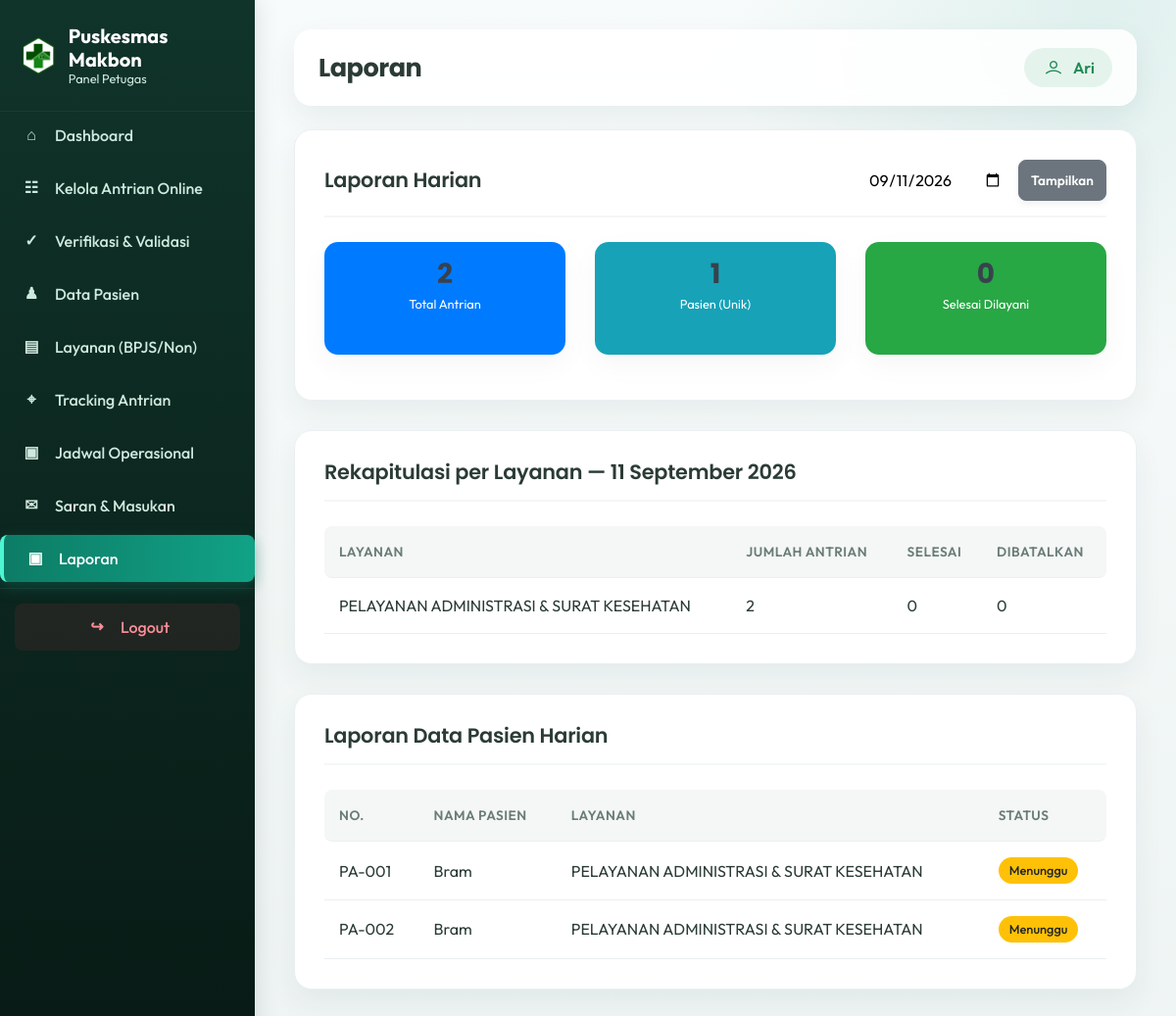
Screenshot of /petugas/laporan.php?tanggal=2026-09-11 (signed in) with the database file from the repository.
### tables this page shows
CREATE TABLE `antrian_online` (
  `id_antrian` int NOT NULL,
  `nama_pasien` varchar(100) NOT NULL,
  `no_hp` varchar(20) DEFAULT NULL,
  `alamat` text,
  `id_layanan` int DEFAULT NULL,
  `layanan` varchar(100) DEFAULT NULL,
  `tanggal_antrian` date NOT NULL,
  `nomor_antrian` int NOT NULL,
  `status` enum('Menunggu','Diproses','Selesai','Dibatalkan') NOT NULL DEFAULT 'Menunggu',
  `id_petugas` int DEFAULT NULL,
  `created_at` timestamp NULL DEFAULT CURRENT_TIMESTAMP
);

### petugas/laporan.php (the view, shortened to what this page needs)
<?php
require_once __DIR__ . '/../config/database.php';
$tanggal = trim($_GET['tanggal'] ?? date('Y-m-d'));
$stmt = $pdo->prepare("SELECT * FROM antrian_online WHERE tanggal_antrian = ? ORDER BY nomor_antrian ASC");
$stmt->execute([$tanggal]);
$antrianHarian = $stmt->fetchAll();
$rekapLayanan = $pdo->prepare(
    "SELECT layanan, COUNT(*) AS jumlah,
     SUM(CASE WHEN status='Selesai' THEN 1 ELSE 0 END) AS selesai,
     SUM(CASE WHEN status='Dibatalkan' THEN 1 ELSE 0 END) AS batal
     FROM antrian_online WHERE tanggal_antrian = ? GROUP BY layanan"
);
$rekapLayanan->execute([$tanggal]);
$rekap = $rekapLayanan->fetchAll();
$totalPasienUnik = $pdo->prepare("SELECT COUNT(DISTINCT nama_pasien) c FROM antrian_online WHERE tanggal_antrian = ?");
$totalPasienUnik->execute([$tanggal]);
$totalPasien = $totalPasienUnik->fetch()['c'];
require_once __DIR__ . '/includes/layout_top.php';
?>
<div class="panel">
    <div class="panel-head">
        <h2>Laporan Harian</h2>
        <form method="GET" style="display:flex;gap:8px;">
            <input type="date" name="tanggal" value="<?= clean($tanggal) ?>" style="padding:8px;border:1px solid var(--border);border-radius:6px;">
            <button type="submit" class="btn btn-secondary btn-sm">Tampilkan</button>
        </form>
    </div>
    <div class="row mt-3">
        <div class="col-md-4 mb-3">
            <div class="card text-white bg-primary h-100 shadow-sm border-0">
                <div class="card-body p-3 text-center">
                    <h3 class="mb-0"><?= count($antrianHarian) ?></h3>
                    <small>Total Antrian</small>
                </div>
            </div>
        </div>
        <div class="col-md-4 mb-3">
            <div class="card text-white bg-info h-100 shadow-sm border-0">
                <div class="card-body p-3 text-center">
                    <h3 class="mb-0"><?= $totalPasien ?></h3>
                    <small>Pasien (Unik)</small>
                </div>
            </div>
        </div>
        <div class="col-md-4 mb-3">
            <div class="card text-white bg-success h-100 shadow-sm border-0">
                <div class="card-body p-3 text-center">
                    <h3 class="mb-0"><?= count(array_filter($antrianHarian, fn($a) => $a['status']==='Selesai')) ?></h3>
                    <small>Selesai Dilayani</small>
                </div>
            </div>
        </div>
    </div>
</div>
<div class="panel">
    <div class="panel-head"><h2>Rekapitulasi per Layanan — <?= tanggal_indo($tanggal) ?></h2></div>
    <table>
        <thead><tr><th>Layanan</th><th>Jumlah Antrian</th><th>Selesai</th><th>Dibatalkan</th></tr></thead>
        <tbody>
        <?php foreach ($rekap as $r): ?>
            <tr>
                <td><?= clean($r['layanan']) ?></td>
                <td><?= $r['jumlah'] ?></td>
                <td><?= $r['selesai'] ?></td>
                <td><?= $r['batal'] ?></td>
            </tr>
        <?php endforeach; ?>
        </tbody>
    </table>
</div>
<div class="panel">
    <div class="panel-head"><h2>Laporan Data Pasien Harian</h2></div>
    <table>
        <thead><tr><th>No.</th><th>Nama Pasien</th><th>Layanan</th><th>Status</th></tr></thead>
        <tbody>
        <?php foreach ($antrianHarian as $a): ?>
            <tr>
                <td><?= format_nomor_antrian($a['nomor_antrian'], $a['layanan']) ?></td>
                <td><?= clean($a['nama_pasien']) ?></td>
                <td><?= clean($a['layanan']) ?></td>
                <td><?= badge_status($a['status']) ?></td>
            </tr>
        <?php endforeach; ?>
        </tbody>
    </table>
</div>
<?php require_once __DIR__ . '/includes/layout_bottom.php'; ?>

### includes/functions.php (shortened to what this page needs)
<?php
function clean($str)
{
    return htmlspecialchars(trim($str ?? ''), ENT_QUOTES, 'UTF-8');
}
function tanggal_indo($tanggal)
{
    $bulan = [
        1 => 'Januari', 2 => 'Februari', 3 => 'Maret', 4 => 'April',
        5 => 'Mei', 6 => 'Juni', 7 => 'Juli', 8 => 'Agustus',
        9 => 'September', 10 => 'Oktober', 11 => 'November', 12 => 'Desember'
    ];
    $ts = strtotime($tanggal);
    return date('d', $ts) . ' ' . $bulan[(int)date('n', $ts)] . ' ' . date('Y', $ts);
}
function badge_status($status)
{
    $map = [
        'Menunggu'   => 'badge-warning',
        'Diproses'   => 'badge-info',
        'Selesai'    => 'badge-success',
        'Dibatalkan' => 'badge-danger',
    ];
    $class = $map[$status] ?? 'badge-secondary';
    return "<span class='badge {$class}'>" . clean($status) . "</span>";
}
function format_nomor_antrian($nomor, $layanan)
{
    $words = explode(' ', str_replace(['&', '-'], '', strtoupper($layanan)));
    $prefix = '';
    foreach ($words as $w) {
        if (trim($w) !== '') {
            $prefix .= $w[0];
        }
        if (strlen($prefix) >= 2) break;
    }
    return $prefix . '-' . str_pad($nomor, 3, '0', STR_PAD_LEFT);
}

### assets/traveland/css/style.css (style rules this page uses)
body { font-family: "Poppins", sans-serif; font-weight: normal; font-style: normal; color: #747E88; }
* { margin: 0; padding: 0; -webkit-box-sizing: border-box; box-sizing: border-box; }
i, span, a { display: inline-block; }
h1, h2, h3, h4, h5, h6 { font-family: "Poppins", sans-serif; font-weight: 700; color: #38424D; margin: 0px; }
h2 { font-size: 36px; }
h3 { font-size: 28px; }

### petugas/includes/layout_top.php (style rules this page uses)
:root { --primary: #0d7c66; --primary-hover: #0a6552; --bg-color: #f4f7f6; --sidebar-bg: #112d27; --sidebar-hover: #18433a; --text-main: #2b3b36; --text-muted: #6b7c77; --border-color: #eaeff2; }
body { background-color: var(--bg-color); font-family: 'Outfit', sans-serif; color: var(--text-main); }
.panel { background: #fff; padding: 30px; border-radius: 16px; box-shadow: 0 5px 20px rgba(0,0,0,0.03); margin-bottom: 30px; border: 1px solid var(--border-color); }
.panel-head { margin-bottom: 25px; padding-bottom: 15px; border-bottom: 2px solid var(--bg-color); display: flex; justify-content: space-between; align-items: center; }
.panel-head h2 { margin: 0; font-size: 1.3rem; font-weight: 600; color: var(--text-main); }
.panel table { width: 100%; border-collapse: separate; border-spacing: 0; margin-top: 10px; }
.panel th, .panel td { padding: 16px 15px; border-bottom: 1px solid var(--border-color); text-align: left; vertical-align: middle; }
.panel th { background: var(--bg-color); font-weight: 600; color: var(--text-muted); text-transform: uppercase; font-size: 0.85rem; letter-spacing: 0.5px; }
.panel th:first-child { border-top-left-radius: 8px; border-bottom-left-radius: 8px; }
.panel th:last-child { border-top-right-radius: 8px; border-bottom-right-radius: 8px; }
.panel tbody tr { transition: all 0.2s; }
.btn { border-radius: 8px; font-weight: 500; padding: 8px 16px; transition: all 0.2s; }
.btn-sm { padding: 6px 12px; font-size: 0.85rem; }
.badge { padding: 6px 10px; border-radius: 6px; font-weight: 500; font-size: 0.8rem; }
.card { border: none !important; border-radius: 14px !important; box-shadow: 0 10px 30px rgba(0,0,0,0.04), 0 1px 3px rgba(0,0,0,0.02) !important; transition: transform 0.3s ease, box-shadow 0.3s ease !important; margin-bottom: 25px; background: #ffffff; }
.btn { border-radius: 8px !important; font-weight: 600 !important; box-shadow: 0 4px 6px rgba(0,0,0,0.05); transition: all 0.2s ease; }
body { background: #eef4f3 !important; }
.panel { border-radius: 18px; box-shadow: 0 12px 30px rgba(20, 58, 52, .06); }
.panel-head h2 { letter-spacing: -.01em; }
.badge { border-radius: 999px; padding: 7px 11px; }
.dashboard-intro, .stat-card-modern, .panel { animation: dashboardReveal .45s ease both; }

### rows the page displays
antrian_online: format_nomor_antrian($a['nomor_antrian'], $a['layanan']) "PA-001", nama_pasien "Bram", layanan "PELAYANAN ADMINISTRASI & SURAT KESEHATAN", status "Menunggu"
antrian_online: format_nomor_antrian($a['nomor_antrian'], $a['layanan']) "PA-002", nama_pasien "Bram", layanan "PELAYANAN ADMINISTRASI & SURAT KESEHATAN", status "Menunggu"

### other values shown
$page_title "Laporan"
$_SESSION['petugas_nama'] "Ari"
count($antrianHarian) "2"
$totalPasien "1"
tanggal_indo($tanggal) "11 September 2026"
$r['layanan'] "PELAYANAN ADMINISTRASI & SURAT KESEHATAN"
$r['jumlah'] "2"
$r['selesai'] "0"
$r['batal'] "0"
